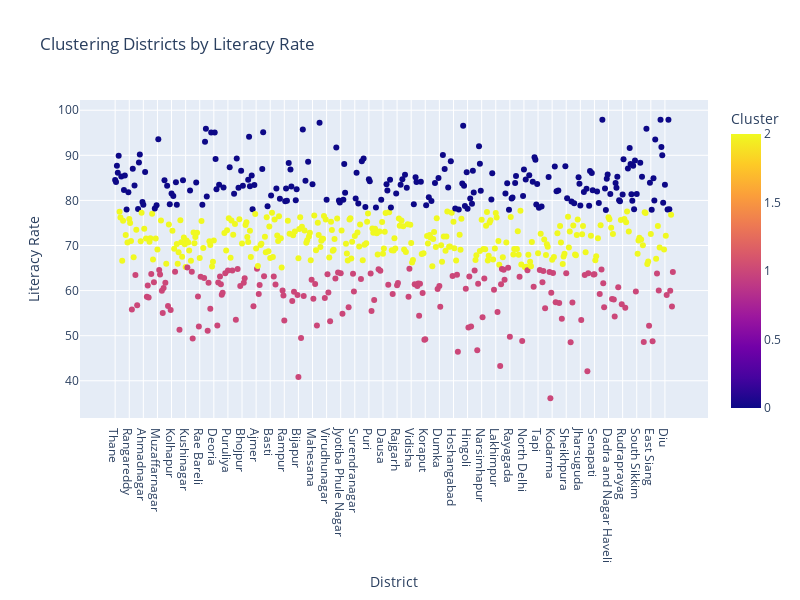

Notebook source saved alongside this figure:
### Code cell
import plotly.express as px
fig = px.scatter(
    literacy_data,
    x="District",
    y="Literacy",
    color="Cluster",
    title="Clustering Districts by Literacy Rate",
    labels={"District": "District", "Literacy": "Literacy Rate"},
    color_discrete_sequence=px.colors.qualitative.Set1
)
fig.update_layout(
    xaxis_title="District",
    yaxis_title="Literacy Rate",
    legend_title="Cluster",
    width=800,
    height=600
)
fig.show()

### Figure 1 — Plotly figure (JSON) as saved in the notebook; plotly's stock layout.template omitted (floating-point values rounded to 4 significant figures; data arrays with more than 128 entries replaced by an {"elided": "..."} marker saying what was removed)
{"data": [{"hovertemplate": "District=%{x}<br>Literacy Rate=%{y}<br>Cluster=%{marker.color}<extra></extra>", "legendgroup": "", "marker": {"color": {"elided": "640 int values"}, "coloraxis": "coloraxis", "symbol": "circle"}, "mode": "markers", "name": "", "orientation": "v", "showlegend": false, "type": "scatter", "x": {"elided": "640 str values"}, "xaxis": "x", "y": {"elided": "640 float values"}, "yaxis": "y"}], "layout": {"coloraxis": {"colorbar": {"title": {"text": "Cluster"}}, "colorscale": [[0, "#0d0887"], [0.1111, "#46039f"], [0.2222, "#7201a8"], [0.3333, "#9c179e"], [0.4444, "#bd3786"], [0.5556, "#d8576b"], [0.6667, "#ed7953"], [0.7778, "#fb9f3a"], [0.8889, "#fdca26"], [1, "#f0f921"]]}, "height": 600, "legend": {"title": {"text": "Cluster"}, "tracegroupgap": 0}, "title": {"text": "Clustering Districts by Literacy Rate"}, "width": 800, "xaxis": {"anchor": "y", "domain": [0, 1], "title": {"text": "District"}}, "yaxis": {"anchor": "x", "domain": [0, 1], "title": {"text": "Literacy Rate"}}}}
